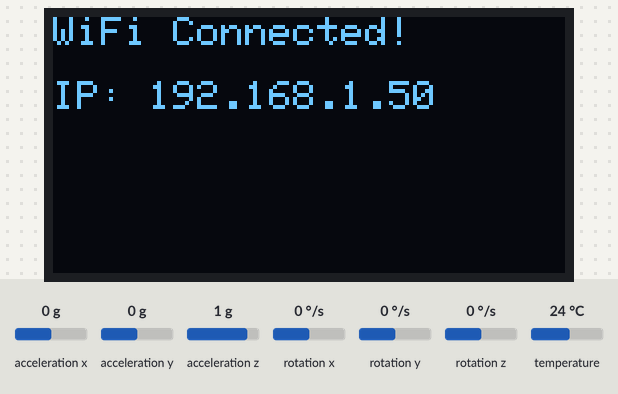
Simulated run of this program. Board: ESP32. On the bench: 128×64 one-colour display. Inputs (shaded band) come from the test bench; at power-on: rotation x 0 °/s, rotation y 0 °/s, rotation z 0 °/s, acceleration x 0 g, acceleration y 0 g, acceleration z 1 g, temperature 24 °C. WiFi joins after 1.5 s; servers stay silent unless stated; the display library's start-up logo is not drawn; no MQTT or app messages arrive unless stated; what the program prints to the serial monitor is not drawn.

Above: at 3.2 s.
At 7.3 s:
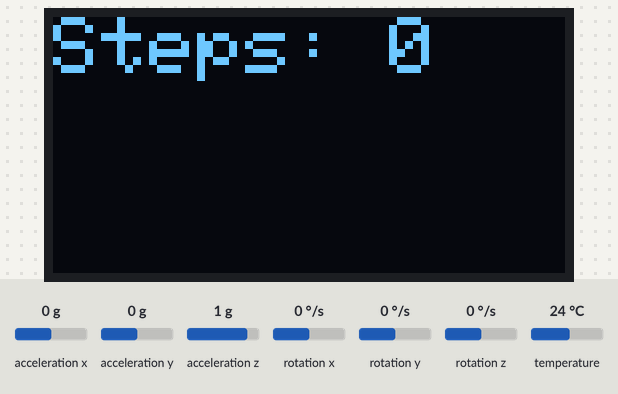
7.4 s: rotation x set to -192 °/s
At 8.6 s:
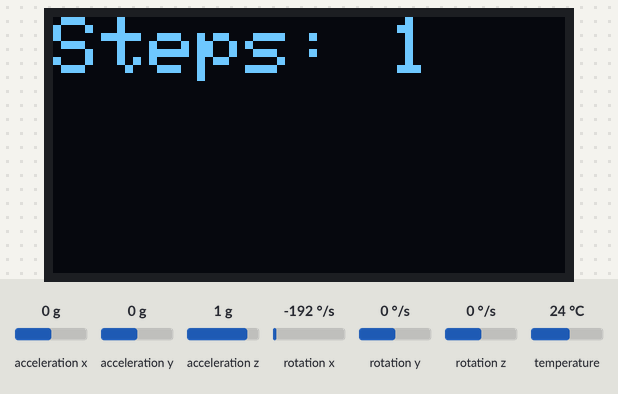
8.9 s: rotation y set to -192 °/s
At 10.2 s:
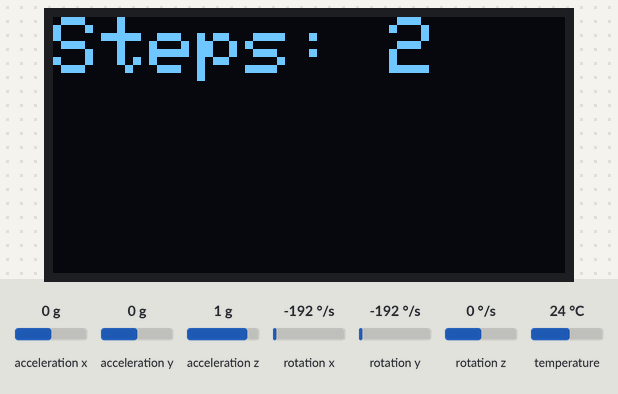
10.5 s: rotation z set to -192 °/s
At 11.7 s:
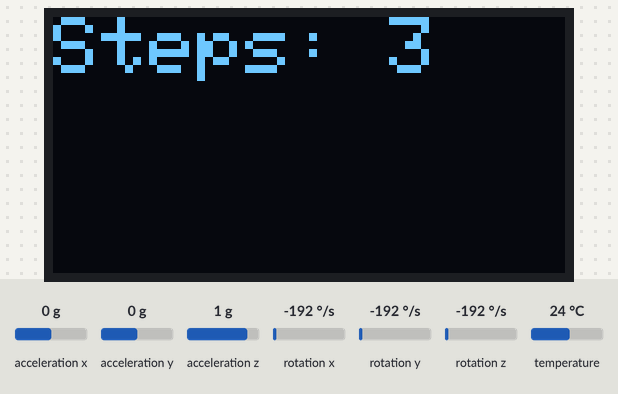
Timing chart, 0 to 13.5 s (numbered marks = the images above; inputs shaded):
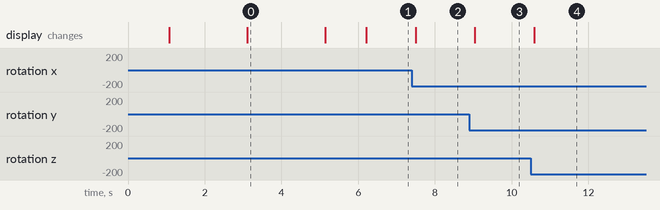

Measured:
- after the input at 7.4 s, the display: changes after 0.10 s (image 2)
- after the input at 8.9 s, the display: changes after 0.14 s (image 3)
- after the input at 10.5 s, the display: changes after 0.08 s (image 4)
- what the display in image 0 shows lasts 2.0 s, from 3.1 s to 5.1 s

The program:

main.cpp
```cpp
#include <Adafruit_MPU6050.h>
#include <Adafruit_Sensor.h>
#include <Wire.h>
#include <Adafruit_SSD1306.h>
#include <Adafruit_GFX.h>
#include <WiFi.h>
#include <PubSubClient.h>  // MQTT Library

// OLED display configuration
#define SCREEN_WIDTH 128
#define SCREEN_HEIGHT 64
Adafruit_SSD1306 display(SCREEN_WIDTH, SCREEN_HEIGHT, &Wire, -1);

Adafruit_MPU6050 mpu;

// Variables for step counting
int stepCounter = 0;
float previousGyroMagnitude = 0;
float walkThreshold = 30.0;  // Lower threshold for walking
float runThreshold = 80.0;   // Higher threshold for running
unsigned long lastStepTime = 0;
unsigned long stepDelayWalk = 300;
unsigned long stepDelayRun = 150; // Faster step delay for running

// Variables for fall detection
float fallThreshold = 500.0;
bool fallDetected = false;
unsigned long fallDetectedTime = 0;
unsigned long fallResetDelay = 2000;  // Keep fall detection for 2 seconds

// WiFi and MQTT credentials
const char* ssid = "vivo 1904";
const char* password = "Dilanka@1998";
const char* mqtt_server = "broker.emqx.io";

// WiFi and MQTT objects
WiFiClient espClient;
PubSubClient client(espClient);

void connectToWiFi() {
  display.clearDisplay();
  display.setTextSize(1);
  display.setTextColor(SSD1306_WHITE);
  display.setCursor(0, 0);
  display.println("Connecting to WiFi...");
  display.display();

  WiFi.begin(ssid, password);

  while (WiFi.status() != WL_CONNECTED) {
    delay(1000);
    Serial.println("Connecting to WiFi...");
  }

  Serial.println("Connected to WiFi");
  display.clearDisplay();
  display.setCursor(0, 0);
  display.println("WiFi Connected!");
  display.setCursor(0, 16);
  display.print("IP: ");
  display.println(WiFi.localIP());  // Display IP address on OLED
  display.display();
  delay(2000);
}

void reconnect() {
  while (!client.connected()) {
    Serial.print("Attempting MQTT connection...");
    if (client.connect("ESP32StepCounter")) {
      Serial.println("connected");
    } else {
      Serial.print("failed, rc=");
      Serial.print(client.state());
      delay(5000);
    }
  }
}

void setupMQTT() {
  client.setServer(mqtt_server, 1883);
}

void setup(void) {
  Serial.begin(115200);

  // Initialize OLED display
  if (!display.begin(SSD1306_SWITCHCAPVCC, 0x3C)) {
    Serial.println(F("SSD1306 allocation failed"));
    while (true);
  }
  display.display();
  delay(1000);
  display.clearDisplay();

  Serial.println("MPU6050 test");

  // Initialize MPU6050
  if (!mpu.begin()) {
    Serial.println("Failed to find MPU6050 chip");
    while (true) {
      delay(10);
    }
  }
  Serial.println("MPU6050 Found!");

  // Set accelerometer and gyroscope ranges
  mpu.setAccelerometerRange(MPU6050_RANGE_8_G);
  mpu.setGyroRange(MPU6050_RANGE_500_DEG);
  mpu.setFilterBandwidth(MPU6050_BAND_21_HZ);

  // Connect to WiFi and setup MQTT
  connectToWiFi();
  setupMQTT();

  // Display ready status
  display.setTextSize(1);
  display.setTextColor(SSD1306_WHITE);
  display.setCursor(0, 0);
  display.println("System Ready!");
  display.display();
  delay(1000);
}

void loop() {
  if (!client.connected()) {
    reconnect();
  }
  client.loop();

  // Get sensor readings
  sensors_event_t accel, gyro, temp;
  mpu.getEvent(&accel, &gyro, &temp);

  // Capture gyroscope readings
  float gx = gyro.gyro.x * 57.2958;  // Convert rad/s to degrees/s
  float gy = gyro.gyro.y * 57.2958;
  float gz = gyro.gyro.z * 57.2958;

  // Calculate the magnitude of the gyroscope vector
  float gyroMagnitude = sqrt(gx * gx + gy * gy + gz * gz);

  // Detect walking or running based on thresholds
  unsigned long currentTime = millis();
  if (gyroMagnitude - previousGyroMagnitude > walkThreshold && (currentTime - lastStepTime > stepDelayWalk)) {
    stepCounter++;
    lastStepTime = currentTime;
    Serial.print("Walking step detected! Total steps: ");
    Serial.println(stepCounter);
  } else if (gyroMagnitude - previousGyroMagnitude > runThreshold && (currentTime - lastStepTime > stepDelayRun)) {
    stepCounter++;
    lastStepTime = currentTime;
    Serial.print("Running step detected! Total steps: ");
    Serial.println(stepCounter);
  }

  // Publish step count to MQTT topic
  char stepCountStr[10];
  itoa(stepCounter, stepCountStr, 10);
  client.publish("esp32/stepCount", stepCountStr);

  // Fall detection
  if (gyroMagnitude > fallThreshold && !fallDetected) {
    fallDetected = true;
    fallDetectedTime = millis();
    Serial.println("Fall detected!");

    // Publish fall detection to MQTT
    client.publish("esp32/fallDetected", "Fall Detected");
    delay(500);
    client.publish("esp32/fallDetected", " ");

    // Display fall detection on OLED
    display.clearDisplay();
    display.setTextSize(2);
    display.setCursor(0, 0);
    display.println("FALL!");
    display.setTextSize(1);
    display.setCursor(0, 24);
    display.println("Fall Detected!");
    display.display();
  }

  if (fallDetected && (millis() - fallDetectedTime > fallResetDelay)) {
    fallDetected = false;
  }

  // Display step count on OLED (when no fall is detected)
  if (!fallDetected) {
    display.clearDisplay();
    display.setTextSize(2);
    display.setCursor(0, 0);
    display.print("Steps: ");
    display.println(stepCounter);
    display.display();
  }

  // Update previous gyro magnitude
  previousGyroMagnitude = gyroMagnitude;

  delay(100);
}
```
